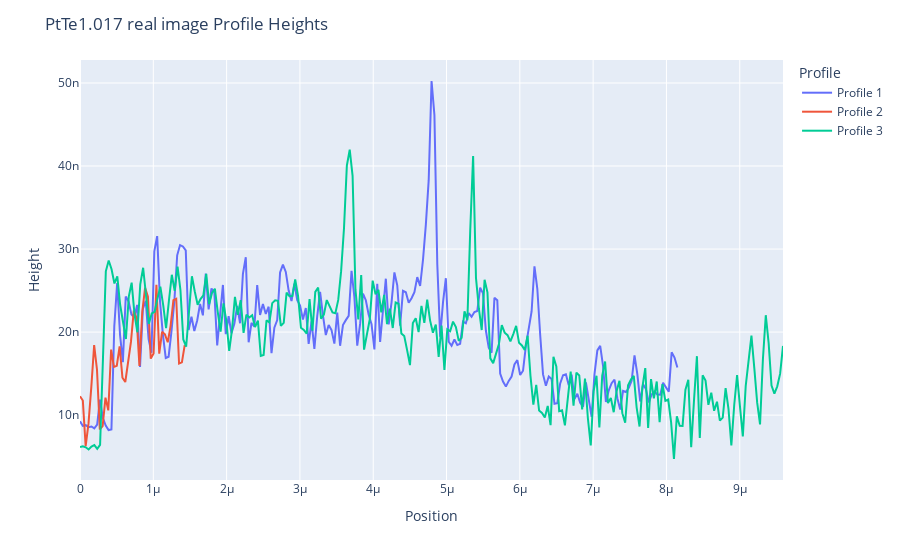

Notebook code cell kept with this figure:
### Markdown cell above
Height Graph

### Code cell
fig, df = afm.plotly_graph(data)
fig.update_layout(title=name+" Profile Heights")
fig.show()

### Figure 1 — Plotly figure (JSON) as saved in the notebook; plotly's stock layout.template omitted (floating-point values rounded to 4 significant figures; data arrays with more than 128 entries replaced by an {"elided": "..."} marker saying what was removed)
{"data": [{"hovertemplate": "Profile=Profile 1<br>Position=%{x}<br>Height=%{y}<extra></extra>", "legendgroup": "Profile 1", "line": {"color": "#636efa", "dash": "solid"}, "marker": {"symbol": "circle"}, "mode": "lines", "name": "Profile 1", "orientation": "v", "showlegend": true, "type": "scatter", "x": {"elided": "246 float values"}, "xaxis": "x", "y": {"elided": "246 float values"}, "yaxis": "y"}, {"hovertemplate": "Profile=Profile 2<br>Position=%{x}<br>Height=%{y}<extra></extra>", "legendgroup": "Profile 2", "line": {"color": "#EF553B", "dash": "solid"}, "marker": {"symbol": "circle"}, "mode": "lines", "name": "Profile 2", "orientation": "v", "showlegend": true, "type": "scatter", "x": {"elided": "246 float values"}, "xaxis": "x", "y": {"elided": "246 float values"}, "yaxis": "y"}, {"hovertemplate": "Profile=Profile 3<br>Position=%{x}<br>Height=%{y}<extra></extra>", "legendgroup": "Profile 3", "line": {"color": "#00cc96", "dash": "solid"}, "marker": {"symbol": "circle"}, "mode": "lines", "name": "Profile 3", "orientation": "v", "showlegend": true, "type": "scatter", "x": {"elided": "246 float values"}, "xaxis": "x", "y": {"elided": "246 float values"}, "yaxis": "y"}], "layout": {"legend": {"title": {"text": "Profile"}, "tracegroupgap": 0}, "margin": {"t": 60}, "title": {"text": "PtTe1.017 real image Profile Heights"}, "xaxis": {"anchor": "y", "domain": [0, 1], "title": {"text": "Position"}}, "yaxis": {"anchor": "x", "domain": [0, 1], "title": {"text": "Height"}}}}
